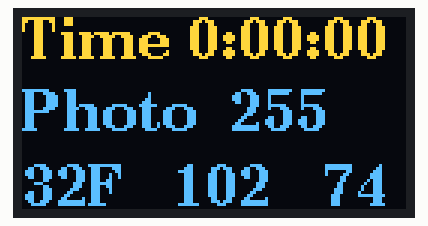
Bench run of a sketch on a simulated Arduino Uno, built with avr-gcc and run on an emulated ATmega328P. Shown: 128×64 one-colour display. The OLED is the two-colour kind (top 16 rows yellow); what the sketch prints to the serial monitor is not drawn.

Above: at 0.7 s.
At 4.0 s:
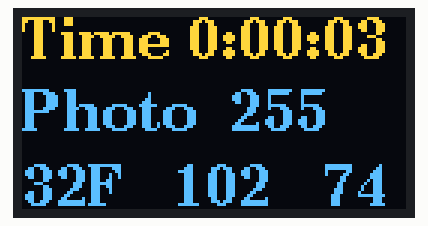
At 9.0 s:
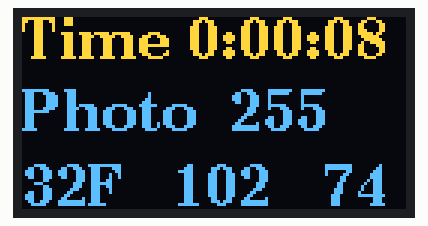
At 18.9 s:
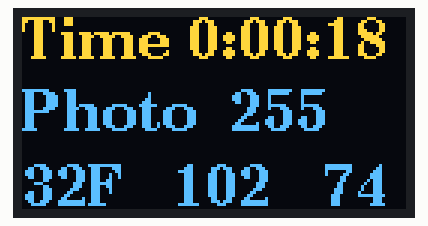
At 27.2 s:
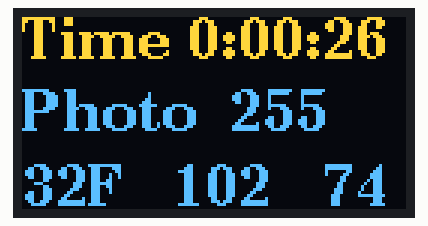
At 37.1 s:
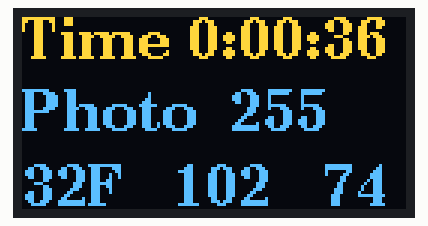

The sketch:

oled_demo2_feb25b.ino
```cpp
#include <TimeLib.h>
#include <Time.h>


#include <Arduino.h>
#include <U8g2lib.h>
#include <SPI.h>
#include <Wire.h>


//U8G2_ST7920_128X64_1_SW_SPI u8g2(U8G2_R0, 13, 11, 10, 8);
// U8G2_SSD1306_128X64_NONAME_HW_I2C u8g2()


U8G2_SSD1306_128X64_NONAME_1_HW_I2C u8g2(U8G2_R0, U8X8_PIN_NONE); // All Boards without Reset of the Display


/**
 *  2018Feb25 Oled Demo Brockman Seatop Bobino
 */


void setup() {
  // put your setup code here, to run once:

  Serial.begin(9600);
  Serial.print("setup\n");

  u8g2.begin();

}

int loopCount = 0;

char l1[13] = "_____";
char l2[13] = "";
char l31[4] = "";
char l32[4] = "";
char l33[4] = "";

time_t t = now();


void loop() {
  // put your main code here, to run repeatedly:

  t = now();

  sprintf(l1, "Time %d:%02d:%02d", hour(t), minute(t), second(t) );
  sprintf(l2, "Photo  %d", 255);

  sprintf(l31, "%dF", 32);
  sprintf(l32, "%d", 102);
  sprintf(l33, "%d", 74);

  u8g2.firstPage();
  do {
    u8g2.setFont(u8g2_font_ncenB14_tr);

    u8g2.drawStr(0,14,l1 );
    u8g2.drawStr(0,38,l2 );

    u8g2.drawStr(0,63,l31 );
    u8g2.drawStr(50,63,l32 );
    u8g2.drawStr(100,63,l33 );
  } while ( u8g2.nextPage() );


/*
  Serial.print(l1);
  Serial.print("\n");
  Serial.print(l2);
  Serial.print("\n");
*/

  loopCount++;
  delay(1000);
}
```

Measured:
- what the display in image 0 shows lasts 1.6 s, from 0.7 s to 2.3 s
- what the display in image 1 shows lasts 1.6 s, from 4.0 s to 5.6 s
